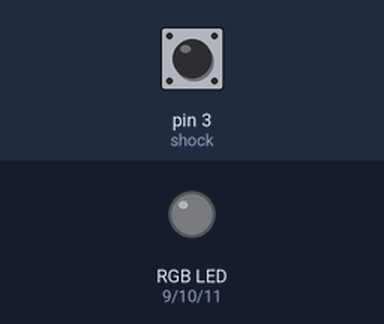
Recording of a sketch running on a simulated Arduino Uno, built with avr-gcc and run on an emulated ATmega328P. Parts: an RGB LED mixed from three pins (HIGH = lit). Inputs (shaded band) come from the test bench; at power-on: pin 3 (shock) LOW. What the sketch prints to the serial monitor is not drawn.

Above: at 1.8 s.
1.9 s: pin 3 (shock) driven HIGH
At 2.3 s:
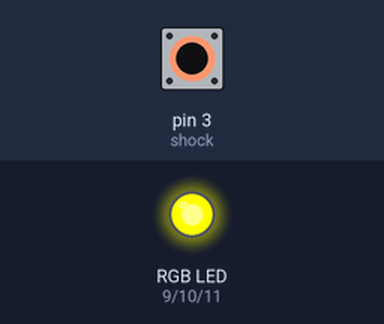
3.5 s: pin 3 (shock) pulsed LOW 5 times (0.12 s each, 0.3 s apart)
At 4.4 s:
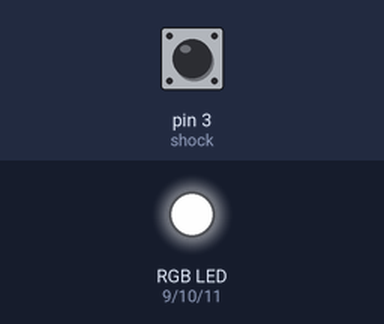
6.7 s: pin 3 (shock) pulsed LOW 2 times (0.12 s each, 0.3 s apart)
At 7.5 s:
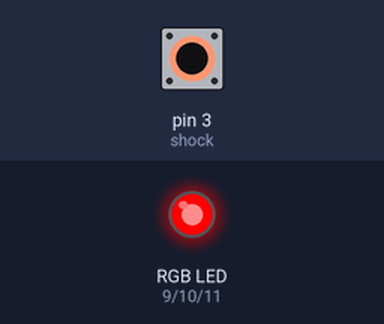
Timing chart, 0 to 9.7 s (numbered marks = the images above; inputs shaded):
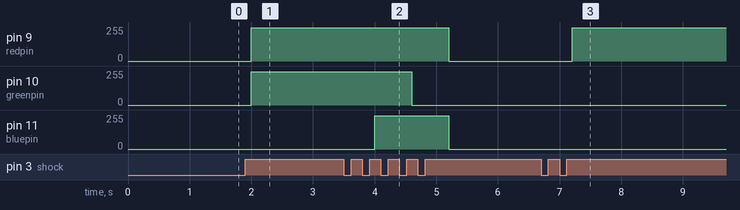

The sketch:

RGB_shock_change.ino
```cpp
#define redpin 9
#define greenpin 10
#define bluepin 11
#define shock 3
int val;
int r = 0;
int b = 0;
int g = 0;
int i = 0;

void setup() {
Serial.begin(9600);
pinMode(redpin , OUTPUT);
pinMode(greenpin , OUTPUT);
pinMode(bluepin , OUTPUT);
pinMode (shock, INPUT);
}

void loop() {
  val = digitalRead (shock);
  if (val == HIGH ){
    analogWrite(redpin , r);
    analogWrite(bluepin , b);
    analogWrite(greenpin , g);
    }
  if (val == LOW){
     i ++;
     delay(500);
     if (i == 7){
        i = 0;
        r = 0;
        g = 0;
        b = 0;
     }
   }
   //change LED color to RED
  if (i == 1){
    r = 250;
    g = 0;
    b = 0;
  }
  //change LED color to BLUE
  if (i == 2){
    r = 0;
    g = 0;
    b = 250;
  }
  //change LED color to GREEN
  if (i == 3){
    r = 0;
    g = 250;
    b = 0;
  }
  //change LED color to YELLOW
  if (i == 4){
    r = 250;
    g = 250;
    b = 0;
  }
  //change LED color to WHITE
  if (i == 5){
    r = 250;
    g = 250;
    b = 250;
  }
  //change LED color to PURPLE
  if (i == 6){
    r = 250;
    g = 0;
    b = 250;
  }
Serial.println(i);
}
```

Measured:
- after the input at 1.9 s, pin 9 (redpin), pin 10 (greenpin): 0/255 → 250/255 after 0.10 s
- after the input at 3.5 s, pin 9 (redpin): 250/255 → 0/255 after 1.7 s; pin 10 (greenpin): 250/255 → 0/255 after 1.1 s; pin 11 (bluepin): 0/255 → 250/255 after 0.50 s, → 0/255 1.2 s later
- after the input at 6.7 s, pin 9 (redpin): 0/255 → 250/255 after 0.50 s
